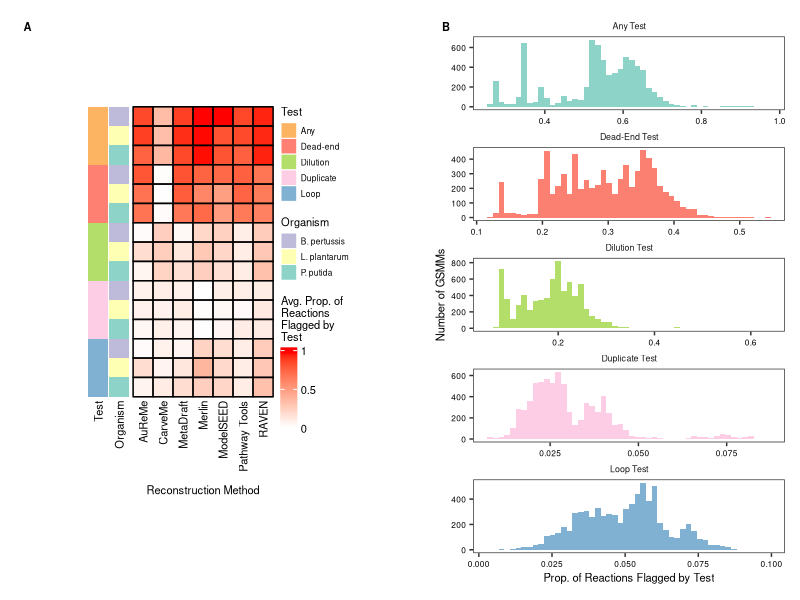

This figure's R source:
# fig_4.R

suppressMessages(library(circlize))
suppressMessages(library(ComplexHeatmap))
library(ggplot2)
library(patchwork)
library(ggbeeswarm)
suppressMessages(library(tidyverse))
theme_set(theme_bw())

fig_4a_data_raw <- read_csv("data/fig_4a_data.csv", show_col_types = F)
fig_4a_data <- fig_4a_data_raw %>%
  # unpack information in model filenames into separate columns
  separate(model, c("organism", "method", NA)) %>%
  mutate(method = case_when(
    grepl("AU", method) ~ "AuReMe",
    grepl("CA", method) ~ "CarveMe",
    grepl("ME", method) ~ "Merlin",
    grepl("MD", method) ~ "MetaDraft",
    grepl("MS", method) ~ "ModelSEED",
    grepl("PT", method) ~ "Pathway Tools",
    grepl("RA", method) ~ "RAVEN"
  )) %>%
  # turn numbers of reactions into proportions of all reactions
  mutate(any_prop = flagged/all_rxns) %>%
  mutate(dead_prop = `dead-ends`/all_rxns) %>%
  mutate(dil_prop = `dilution-blocked`/all_rxns) %>%
  mutate(dupe_prop = duplicates/all_rxns) %>%
  mutate(loop_prop = loops/all_rxns) %>%
  # drop count columns now that we have proportions
  select(
    -flagged, -`dead-ends`, -`dilution-blocked`, -duplicates, -loops, -all_rxns
  ) %>%
  # pivot twice to get into appropriate format for heatmap
  pivot_longer(
    c(any_prop, dead_prop, dil_prop, dupe_prop, loop_prop),
    names_to = "test",
    values_to = "prop"
  ) %>%
  pivot_wider(
    id_cols = c(organism, test),
    names_from = "method",
    values_from = "prop",
    # average together proportions from the different parameter combinations for
    # each reconstruction method
    values_fn = mean
  ) %>%
  # get rows in a helpful order and give them unique rownames
  arrange(test, organism) %>%
  unite(org_test, c(organism, test)) %>%
  column_to_rownames("org_test") %>%
  # put columns in alphabetical order
  select(AuReMe, CarveMe, MetaDraft, Merlin, ModelSEED, `Pathway Tools`, RAVEN)

# make two named vectors to make annotation bars
fig_4a_row_names <- c(
  "BPE_any_prop", "LPL_any_prop", "PPU_any_prop",
  "BPE_dead_prop", "LPL_dead_prop", "PPU_dead_prop",
  "BPE_dil_prop", "LPL_dil_prop", "PPU_dil_prop",
  "BPE_dupe_prop", "LPL_dupe_prop", "PPU_dupe_prop",
  "BPE_loop_prop", "LPL_loop_prop", "PPU_loop_prop"
)
fig_4a_orgs <- c("B. pertussis", "L. plantarum", "P. putida")
fig_4a_org_ann_bar <- structure(
  rep(fig_4a_orgs, 5), names = fig_4a_row_names
)
fig_4a_test_ann_bar <- structure(
  c(
    rep("Any", 3),
    rep("Dead-end", 3),
    rep("Dilution", 3),
    rep("Duplicate", 3),
    rep("Loop", 3)
  ), names = fig_4a_row_names
)
# make two more named vectors to control colors in annotation bars
fig_4a_org_colors <- structure(
  c("#BEBADA", "#FFFFB3", "#8DD3C7"), names = fig_4a_orgs
)
fig_4a_test_colors <- structure(
  c("#FDB462", "#FD8072", "#B3DE69", "#FCCDE5", "#80B1D3"),
  names = c("Any", "Dead-end", "Dilution", "Duplicate", "Loop")
)
# make colormap for the main heatmap
fig_4a_col_fun = colorRamp2(c(0, max(fig_4a_data)), c("white", "red"))

# finally make the heatmap
fig_4a <- Heatmap(
  fig_4a_data,
  col = fig_4a_col_fun,
  rect_gp = gpar(col = "black", lwd = 1.5),
  cluster_rows = F,
  cluster_columns = F,
  left_annotation = rowAnnotation(
    Test = fig_4a_test_ann_bar,
    Organism = fig_4a_org_ann_bar,
    col = list(Organism = fig_4a_org_colors, Test = fig_4a_test_colors),
    annotation_name_gp = gpar(fontsize = 8),
    annotation_legend_param = list(
      Organism = list(
        title_gp = gpar(fontsize = 8), labels_gp = gpar(fontsize = 6)
      ),
      Test = list(
        title_gp = gpar(fontsize = 8), labels_gp = gpar(fontsize = 6)
      )
    )
  ),
  show_row_names = F,
  column_names_gp = gpar(fontsize = 8),
  column_title = "Reconstruction Method",
  column_title_side = "bottom",
  column_title_gp = gpar(fontsize = 8),
  name = "Avg. Prop. of\nReactions\nFlagged by\nTest",
  heatmap_legend_param = list(
    title_gp = gpar(fontsize = 8), labels_gp = gpar(fontsize = 8)
  ),
  height = unit(2.9, "in"),
  width = unit(1.4, "in")
) 

fig_4b_data_raw <- read_csv("data/fig_4b_data.csv", show_col_types = F)
fig_4b_data <- fig_4b_data_raw %>%
  # strip the extensions off of the filenames to get AGORA2's "MicrobeIDs"
  mutate(organism = gsub(".mat", "", model)) %>%
  # replace counts with proportions, then drop the counts
  mutate(any_prop = flagged/all_rxns) %>%
  mutate(dead_prop = `dead-ends`/all_rxns) %>%
  mutate(dil_prop = `dilution-blocked`/all_rxns) %>%
  mutate(dupe_prop = duplicates/all_rxns) %>%
  mutate(loop_prop = loops/all_rxns) %>%
  select(
    -model, -all_rxns, -flagged, -`dead-ends`, -`dilution-blocked`, -duplicates,
    -loops, -redoxes
  ) %>%
  pivot_longer(
    c(any_prop, dead_prop, dil_prop, dupe_prop, loop_prop),
    names_to = "test", values_to = "prop"
  ) %>%
  mutate(test = case_when(
    test == "any_prop" ~ "Any Test",
    test == "dead_prop" ~ "Dead-End Test",
    test == "dil_prop" ~ "Dilution Test",
    test == "dupe_prop" ~ "Duplicate Test",
    test == "loop_prop" ~ "Loop Test"
  ))

fig_4b <- ggplot(fig_4b_data, aes(x = prop, fill = test)) +
  geom_histogram(bins = 50, show.legend = F) +
  facet_wrap(. ~ test, scales = "free", ncol = 1) +
  scale_fill_manual(
    values = c("#8DD3C7", "#FB8072", "#B3DE69", "#FCCDE5", "#80B1D3")
  ) +
  theme(
    strip.background = element_blank(),
    strip.clip = "off",
    panel.grid = element_blank(),
    text = element_text(size = 8, color = "black"),
    axis.text = element_text(size = 6, color = "black"),
    panel.spacing = unit(0, "in")
  ) +
  labs(x = "Prop. of Reactions Flagged by Test", y = "Number of GSMMs")

# turn ComplexHeatmap object into a grob so wrap_plots recognizes it
# (the pdf() call is to prevent this from making an empty Rplots.pdf file)
pdf(file = NULL)
fig_4a <- fig_4a %>%
  draw(padding = unit(c(0,0,0,0), "in")) %>%
  grid.grabExpr() %>%
  wrap_plots()
x <- dev.off()
  
fig_4 <- (fig_4a | fig_4b) +
  plot_layout(widths = c(1.3, 1)) +
  plot_annotation(tag_levels = "A") &
  theme(
    plot.tag = element_text(size = 8, face = "bold"),
    plot.tag.position = c(0.03,0.98)
  )

ggsave(
  "figures/fig_4.tif",
  fig_4,
  width = 5.5,
  height = 4.75,
  units = "in",
  dpi = 300,
  device = "tiff",
  compression = "lzw"
)
